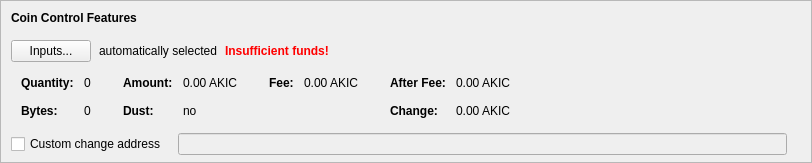
      <widget class="QFrame" name="frameCoinControl">
       <property name="sizePolicy">
        <sizepolicy hsizetype="Expanding" vsizetype="Fixed">
         <horstretch>0</horstretch>
         <verstretch>0</verstretch>
        </sizepolicy>
       </property>
       <property name="maximumSize">
        <size>
         <width>16777215</width>
         <height>16777215</height>
        </size>
       </property>
       <property name="frameShape">
        <enum>QFrame::StyledPanel</enum>
       </property>
       <property name="frameShadow">
        <enum>QFrame::Sunken</enum>
       </property>
       <layout class="QVBoxLayout" name="verticalLayoutCoinControl2">
        <property name="spacing">
         <number>0</number>
        </property>
        <property name="leftMargin">
         <number>0</number>
        </property>
        <property name="topMargin">
         <number>0</number>
        </property>
        <property name="rightMargin">
         <number>0</number>
        </property>
        <property name="bottomMargin">
         <number>6</number>
        </property>
        <item>
         <layout class="QVBoxLayout" name="verticalLayoutCoinControl" stretch="0,0,0,0,0">
          <property name="spacing">
           <number>0</number>
          </property>
          <property name="leftMargin">
           <number>10</number>
          </property>
          <property name="topMargin">
           <number>10</number>
          </property>
          <item>
           <layout class="QHBoxLayout" name="horizontalLayoutCoinControl1">
            <property name="bottomMargin">
             <number>15</number>
            </property>
            <item>
             <widget class="QLabel" name="labelCoinControlFeatures">
              <property name="sizePolicy">
               <sizepolicy hsizetype="Preferred" vsizetype="Maximum">
                <horstretch>0</horstretch>
                <verstretch>0</verstretch>
               </sizepolicy>
              </property>
              <property name="font">
               <font>
                <weight>75</weight>
                <bold>true</bold>
               </font>
              </property>
              <property name="styleSheet">
               <string notr="true">font-weight:bold;</string>
              </property>
              <property name="text">
               <string>Coin Control Features</string>
              </property>
             </widget>
            </item>
           </layout>
          </item>
          <item>
           <layout class="QHBoxLayout" name="horizontalLayoutCoinControl2" stretch="0,0,0,0">
            <property name="spacing">
             <number>8</number>
            </property>
            <property name="bottomMargin">
             <number>10</number>
            </property>
            <item>
             <widget class="QPushButton" name="pushButtonCoinControl">
              <property name="styleSheet">
               <string notr="true"/>
              </property>
              <property name="text">
               <string>Inputs...</string>
              </property>
              <property name="autoDefault">
               <bool>false</bool>
              </property>
             </widget>
            </item>
            <item>
             <widget class="QLabel" name="labelCoinControlAutomaticallySelected">
              <property name="text">
               <string>automatically selected</string>
              </property>
              <property name="margin">
               <number>5</number>
              </property>
             </widget>
            </item>
            <item>
             <widget class="QLabel" name="labelCoinControlInsuffFunds">
              <property name="font">
               <font>
                <weight>75</weight>
                <bold>true</bold>
               </font>
              </property>
              <property name="styleSheet">
               <string notr="true">color:red;font-weight:bold;</string>
              </property>
              <property name="text">
               <string>Insufficient funds!</string>
              </property>
              <property name="margin">
               <number>5</number>
              </property>
             </widget>
            </item>
            <item>
             <spacer name="horizontalSpacerCoinControl">
              <property name="orientation">
               <enum>Qt::Horizontal</enum>
              </property>
              <property name="sizeHint" stdset="0">
               <size>
                <width>40</width>
                <height>1</height>
               </size>
              </property>
             </spacer>
            </item>
           </layout>
          </item>
          <item>
           <widget class="QWidget" name="widgetCoinControl" native="true">
            <property name="sizePolicy">
             <sizepolicy hsizetype="Preferred" vsizetype="Preferred">
              <horstretch>0</horstretch>
              <verstretch>0</verstretch>
             </sizepolicy>
            </property>
            <property name="minimumSize">
             <size>
              <width>0</width>
              <height>0</height>
             </size>
            </property>
            <property name="styleSheet">
             <string notr="true"/>
            </property>
            <layout class="QHBoxLayout" name="horizontalLayoutCoinControl5">
             <property name="leftMargin">
              <number>0</number>
             </property>
             <property name="topMargin">
              <number>0</number>
             </property>
             <property name="rightMargin">
              <number>0</number>
             </property>
             <property name="bottomMargin">
              <number>0</number>
             </property>
             <item>
              <layout class="QHBoxLayout" name="horizontalLayoutCoinControl3" stretch="0,0,0,1">
               <property name="spacing">
                <number>20</number>
               </property>
               <property name="topMargin">
                <number>0</number>
               </property>
               <property name="bottomMargin">
                <number>10</number>
               </property>
               <item>
                <layout class="QFormLayout" name="formLayoutCoinControl1">
                 <property name="horizontalSpacing">
                  <number>10</number>
                 </property>
                 <property name="verticalSpacing">
                  <number>14</number>
                 </property>
                 <property name="leftMargin">
                  <number>10</number>
                 </property>
                 <property name="topMargin">
                  <number>4</number>
                 </property>
                 <property name="rightMargin">
                  <number>6</number>
                 </property>
                 <item row="0" column="0">
                  <widget class="QLabel" name="labelCoinControlQuantityText">
                   <property name="font">
                    <font>
                     <weight>75</weight>
                     <bold>true</bold>
                    </font>
                   </property>
                   <property name="text">
                    <string>Quantity:</string>
                   </property>
                   <property name="margin">
                    <number>0</number>
                   </property>
                  </widget>
                 </item>
                 <item row="0" column="1">
                  <widget class="QLabel" name="labelCoinControlQuantity">
                   <property name="cursor">
                    <cursorShape>IBeamCursor</cursorShape>
                   </property>
                   <property name="contextMenuPolicy">
                    <enum>Qt::ActionsContextMenu</enum>
                   </property>
                   <property name="text">
                    <string notr="true">0</string>
                   </property>
                   <property name="margin">
                    <number>0</number>
                   </property>
                   <property name="textInteractionFlags">
                    <set>Qt::LinksAccessibleByMouse|Qt::TextSelectableByKeyboard|Qt::TextSelectableByMouse</set>
                   </property>
                  </widget>
                 </item>
                 <item row="1" column="0">
                  <widget class="QLabel" name="labelCoinControlBytesText">
                   <property name="font">
                    <font>
                     <weight>75</weight>
                     <bold>true</bold>
                    </font>
                   </property>
                   <property name="text">
                    <string>Bytes:</string>
                   </property>
                  </widget>
                 </item>
                 <item row="1" column="1">
                  <widget class="QLabel" name="labelCoinControlBytes">
                   <property name="cursor">
                    <cursorShape>IBeamCursor</cursorShape>
                   </property>
                   <property name="contextMenuPolicy">
                    <enum>Qt::ActionsContextMenu</enum>
                   </property>
                   <property name="text">
                    <string notr="true">0</string>
                   </property>
                   <property name="textInteractionFlags">
                    <set>Qt::LinksAccessibleByMouse|Qt::TextSelectableByKeyboard|Qt::TextSelectableByMouse</set>
                   </property>
                  </widget>
                 </item>
                </layout>
               </item>
               <item>
                <layout class="QFormLayout" name="formLayoutCoinControl2">
                 <property name="horizontalSpacing">
                  <number>10</number>
                 </property>
                 <property name="verticalSpacing">
                  <number>14</number>
                 </property>
                 <property name="leftMargin">
                  <number>6</number>
                 </property>
                 <property name="topMargin">
                  <number>4</number>
                 </property>
                 <property name="rightMargin">
                  <number>6</number>
                 </property>
                 <item row="0" column="0">
                  <widget class="QLabel" name="labelCoinControlAmountText">
                   <property name="font">
                    <font>
                     <weight>75</weight>
                     <bold>true</bold>
                    </font>
                   </property>
                   <property name="text">
                    <string>Amount:</string>
                   </property>
                   <property name="margin">
                    <number>0</number>
                   </property>
                  </widget>
                 </item>
                 <item row="0" column="1">
                  <widget class="QLabel" name="labelCoinControlAmount">
                   <property name="cursor">
                    <cursorShape>IBeamCursor</cursorShape>
                   </property>
                   <property name="contextMenuPolicy">
                    <enum>Qt::ActionsContextMenu</enum>
                   </property>
                   <property name="text">
                    <string notr="true">0.00 AKIC</string>
                   </property>
                   <property name="textInteractionFlags">
                    <set>Qt::LinksAccessibleByMouse|Qt::TextSelectableByKeyboard|Qt::TextSelectableByMouse</set>
                   </property>
                  </widget>
                 </item>
                 <item row="1" column="0">
                  <widget class="QLabel" name="labelCoinControlLowOutputText">
                   <property name="font">
                    <font>
                     <weight>75</weight>
                     <bold>true</bold>
                    </font>
                   </property>
                   <property name="text">
                    <string>Dust:</string>
                   </property>
                  </widget>
                 </item>
                 <item row="1" column="1">
                  <widget class="QLabel" name="labelCoinControlLowOutput">
                   <property name="cursor">
                    <cursorShape>IBeamCursor</cursorShape>
                   </property>
                   <property name="contextMenuPolicy">
                    <enum>Qt::ActionsContextMenu</enum>
                   </property>
                   <property name="text">
                    <string notr="true">no</string>
                   </property>
                   <property name="textInteractionFlags">
                    <set>Qt::LinksAccessibleByMouse|Qt::TextSelectableByKeyboard|Qt::TextSelectableByMouse</set>
                   </property>
                  </widget>
                 </item>
                </layout>
               </item>
               <item>
                <layout class="QFormLayout" name="formLayoutCoinControl3">
                 <property name="horizontalSpacing">
                  <number>10</number>
                 </property>
                 <property name="verticalSpacing">
                  <number>14</number>
                 </property>
                 <property name="leftMargin">
                  <number>6</number>
                 </property>
                 <property name="topMargin">
                  <number>4</number>
                 </property>
                 <property name="rightMargin">
                  <number>6</number>
                 </property>
                 <item row="0" column="0">
                  <widget class="QLabel" name="labelCoinControlFeeText">
                   <property name="font">
                    <font>
                     <weight>75</weight>
                     <bold>true</bold>
                    </font>
                   </property>
                   <property name="text">
                    <string>Fee:</string>
                   </property>
                   <property name="margin">
                    <number>0</number>
                   </property>
                  </widget>
                 </item>
                 <item row="0" column="1">
                  <widget class="QLabel" name="labelCoinControlFee">
                   <property name="cursor">
                    <cursorShape>IBeamCursor</cursorShape>
                   </property>
                   <property name="contextMenuPolicy">
                    <enum>Qt::ActionsContextMenu</enum>
                   </property>
                   <property name="text">
                    <string notr="true">0.00 AKIC</string>
                   </property>
                   <property name="textInteractionFlags">
                    <set>Qt::LinksAccessibleByMouse|Qt::TextSelectableByKeyboard|Qt::TextSelectableByMouse</set>
                   </property>
                  </widget>
                 </item>
                </layout>
               </item>
               <item>
                <layout class="QFormLayout" name="formLayoutCoinControl4">
                 <property name="horizontalSpacing">
                  <number>10</number>
                 </property>
                 <property name="verticalSpacing">
                  <number>14</number>
                 </property>
                 <property name="leftMargin">
                  <number>6</number>
                 </property>
                 <property name="topMargin">
                  <number>4</number>
                 </property>
                 <property name="rightMargin">
                  <number>6</number>
                 </property>
                 <item row="0" column="0">
                  <widget class="QLabel" name="labelCoinControlAfterFeeText">
                   <property name="font">
                    <font>
                     <weight>75</weight>
                     <bold>true</bold>
                    </font>
                   </property>
                   <property name="text">
                    <string>After Fee:</string>
                   </property>
                   <property name="margin">
                    <number>0</number>
                   </property>
                  </widget>
                 </item>
                 <item row="0" column="1">
                  <widget class="QLabel" name="labelCoinControlAfterFee">
                   <property name="cursor">
                    <cursorShape>IBeamCursor</cursorShape>
                   </property>
                   <property name="contextMenuPolicy">
                    <enum>Qt::ActionsContextMenu</enum>
                   </property>
                   <property name="text">
                    <string notr="true">0.00 AKIC</string>
                   </property>
                   <property name="textInteractionFlags">
                    <set>Qt::LinksAccessibleByMouse|Qt::TextSelectableByKeyboard|Qt::TextSelectableByMouse</set>
                   </property>
                  </widget>
                 </item>
                 <item row="1" column="0">
                  <widget class="QLabel" name="labelCoinControlChangeText">
                   <property name="font">
                    <font>
                     <weight>75</weight>
                     <bold>true</bold>
                    </font>
                   </property>
                   <property name="text">
                    <string>Change:</string>
                   </property>
                  </widget>
                 </item>
                 <item row="1" column="1">
                  <widget class="QLabel" name="labelCoinControlChange">
                   <property name="cursor">
                    <cursorShape>IBeamCursor</cursorShape>
                   </property>
                   <property name="contextMenuPolicy">
                    <enum>Qt::ActionsContextMenu</enum>
                   </property>
                   <property name="text">
                    <string notr="true">0.00 AKIC</string>
                   </property>
                   <property name="textInteractionFlags">
                    <set>Qt::LinksAccessibleByMouse|Qt::TextSelectableByKeyboard|Qt::TextSelectableByMouse</set>
                   </property>
                  </widget>
                 </item>
                </layout>
               </item>
              </layout>
             </item>
            </layout>
           </widget>
          </item>
          <item>
           <layout class="QHBoxLayout" name="horizontalLayoutCoinControl4" stretch="0,0,0">
            <property name="spacing">
             <number>12</number>
            </property>
            <property name="sizeConstraint">
             <enum>QLayout::SetDefaultConstraint</enum>
            </property>
            <property name="topMargin">
             <number>5</number>
            </property>
            <property name="rightMargin">
             <number>5</number>
            </property>
            <item>
             <widget class="QCheckBox" name="checkBoxCoinControlChange">
              <property name="toolTip">
               <string>If this is activated, but the change address is empty or invalid, change will be sent to a newly generated address.</string>
              </property>
              <property name="text">
               <string>Custom change address</string>
              </property>
             </widget>
            </item>
            <item>
             <widget class="QValidatedLineEdit" name="lineEditCoinControlChange">
              <property name="enabled">
               <bool>false</bool>
              </property>
              <property name="sizePolicy">
               <sizepolicy hsizetype="Expanding" vsizetype="Fixed">
                <horstretch>0</horstretch>
                <verstretch>0</verstretch>
               </sizepolicy>
              </property>
             </widget>
            </item>
            <item>
             <widget class="QLabel" name="labelCoinControlChangeLabel">
              <property name="sizePolicy">
               <sizepolicy hsizetype="Preferred" vsizetype="Expanding">
                <horstretch>0</horstretch>
                <verstretch>0</verstretch>
               </sizepolicy>
              </property>
              <property name="minimumSize">
               <size>
                <width>0</width>
                <height>0</height>
               </size>
              </property>
              <property name="text">
               <string/>
              </property>
              <property name="margin">
               <number>3</number>
              </property>
             </widget>
            </item>
           </layout>
          </item>
          <item>
           <spacer name="verticalSpacerCoinControl">
            <property name="orientation">
             <enum>Qt::Vertical</enum>
            </property>
            <property name="sizeHint" stdset="0">
             <size>
              <width>800</width>
              <height>1</height>
             </size>
            </property>
           </spacer>
          </item>
         </layout>
        </item>
       </layout>
      </widget>
